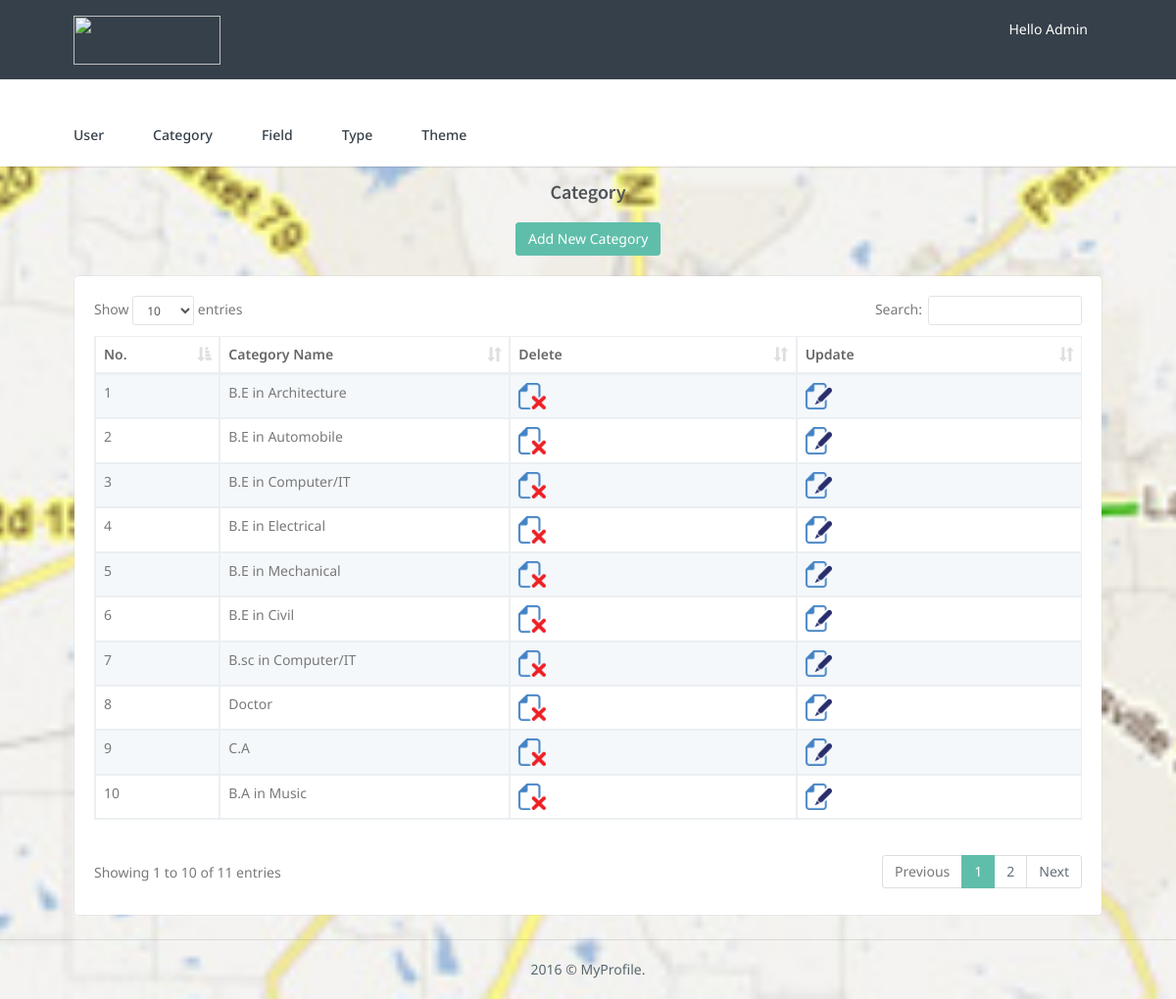
The page /mp_superadmin/mp_category/mp_category_display.php on the database its author committed.
### tables this page shows
CREATE TABLE IF NOT EXISTS `mp_category` (
  `category_id` int(100) NOT NULL AUTO_INCREMENT,
  `category_name` varchar(50) NOT NULL,
  PRIMARY KEY (`category_id`)
);

### mp_superadmin/mp_category/mp_category_display.php (the view)
<?php
include ("../include/header.php");
include ("../include/menu.php");
include ("../mp_connect.php");
$query="select * from mp_category";
$data=mysqli_query($con,$query);
?>
        <div class="wrapper">
            <div class="container">
                <div class="row" style="margin-bottom:20px; margin-top:30px;">
                    <div class="col-sm-12">
                        <h4 class="page-title" style="text-align:center;">Category</h4>
					</div>
				</div>
				<div class="row" style="margin-bottom:20px;">
					<div class="col-sm-12">
							<center><a href="index.php">
                            <button type="button" class="btn btn-default dropdown-toggle waves-effect waves-light">Add New Category</button>
							</a></center>
					</div>
                </div>
                <div class="row">
                    <div class="col-sm-12">
                        <div class="card-box table-responsive">
                            <table id="datatable-responsive"  class="table table-striped table-bordered dt-responsive nowrap" cellspacing="0" width="100%">
                                <thead>
                                    <tr>
                                        <th>No.</th>
                                        <th>Category Name</th>
										<th>Delete</th>
										<th>Update</th>
                                    </tr>
                                </thead>
                                <tbody>
								<?php $count=1; while($rec = mysqli_fetch_array($data)) { ?>
                                    <tr>
                                        <td><?php echo $count; $count++; ?></td>
                                        <td><?php echo $rec['category_name']; ?></td>
										<td><a href="mp_category_delete.php?id=<?php echo $rec['category_id']; ?>"><img src="../img/delete.png" alt="Delete" style="width:10%;height:10%;"></a></td>
										<td><a href="mp_category_update.php?id=<?php echo $rec['category_id']; ?>"><img src="../img/update.png" alt="Update" style="width:10%;height:10%;"></a></td>
                                    </tr>
                                <?php } ?>
                                </tbody>
                            </table>
                        </div>
                    </div>
                </div>
<?php include ("../include/footer.php");?>

### mp_superadmin/assets/css/core.css (style rules this page uses)
body { background:url("./image/map.jpg") no-repeat center top; background-size: cover; min-height: 550px; font-family: 'Noto Sans', 'Helvetica Neue', Helvetica, Arial, sans-serif; margin: 0; padding-bottom: 65px; overflow-x: hidden; color: #797979; }
html { position: relative; min-height: 100%; background: #ebeff2; margin-top: -22px; }
h1, h2, h3, h4, h5, h6 { color: #505458; font-family: "Source Sans Pro", "Helvetica Neue", Helvetica, Arial, sans-serif; margin: 10px 0; }
h4 { line-height: 22px; }
* { outline: none !important; }
.container { width: 90%; }
.wrapper { margin-top: 170px; }
.page-title { font-size: 20px; font-weight: 600; margin-bottom: 0px; margin-top: 7px; }
.card-box { padding: 20px; border: 1px solid rgba(54, 64, 74, 0.05); -webkit-border-radius: 5px; border-radius: 5px; -moz-border-radius: 5px; background-clip: padding-box; margin-bottom: 20px; background-color: #ffffff; }
.row { margin-right: -10px; margin-left: -10px; }
.col-lg-1, .col-lg-10, .col-lg-11, .col-lg-12, .col-lg-2, .col-lg-3, .col-lg-4, .col-lg-5, .col-lg-6, .col-lg-7, .col-lg-8, .col-lg-9, .col-md-1, .col-md-10, .col-md-11, .col-md-12, .col-md-2, .col-md-3, .col-md-4, .col-md-5, .col-md-6, .col-md-7, .col-md-8, .col-md-9, .col-sm-1, .col-sm-10, .col-sm-11, .col-sm-12, .col-sm-2, .col-sm-3, .col-sm-4, .col-sm-5, .col-sm-6, .col-sm-7, .col-sm-8, .col-sm-9, .col-xs-1, .col-xs-10, .col-xs-11, .col-xs-12, .col-xs-2, .col-xs-3, .col-xs-4, .col-xs-5, .col-xs-6, .col-xs-7, .col-xs-8, .col-xs-9 { padding-left: 10px; padding-right: 10px; }
.waves-effect { position: relative; cursor: pointer; display: inline-block; overflow: hidden; -webkit-user-select: none; -moz-user-select: none; -ms-user-select: none; user-select: none; -webkit-tap-highlight-color: transparent; vertical-align: middle; z-index: 1; will-change: opacity, transform; -webkit-transition: all 0.3s ease-out; -moz-transition: all 0.3s ease-out; -o-transition: all 0.3s ease-out; -ms-transition: all 0.3s ease-out; transition: all 0.3s ease-out; }

### mp_superadmin/assets/css/components.css (style rules this page uses)
.btn { border-radius: 3px; outline: none !important; }
.btn-primary, .btn-success, .btn-default, .btn-info, .btn-warning, .btn-danger, .btn-inverse, .btn-purple, .btn-pink { color: #ffffff !important; }
.btn-default, .btn-default:hover, .btn-default:focus, .btn-default:active, .btn-default.active, .btn-default.focus, .btn-default:active, .btn-default:focus, .btn-default:hover, .open > .dropdown-toggle.btn-default { background-color: #5fbeaa !important; border: 1px solid #5fbeaa !important; }
.table { margin-bottom: 10px; }
.table-striped > tbody > tr:nth-of-type(odd), .table-hover > tbody > tr:hover, .table > thead > tr > td.active, .table > tbody > tr > td.active, .table > tfoot > tr > td.active, .table > thead > tr > th.active, .table > tbody > tr > th.active, .table > tfoot > tr > th.active, .table > thead > tr.active > td, .table > tbody > tr.active > td, .table > tfoot > tr.active > td, .table > thead > tr.active > th, .table > tbody > tr.active > th, .table > tfoot > tr.active > th { background-color: #f4f8fb !important; }
.table > thead > tr > th, .table > tbody > tr > th, .table > tfoot > tr > th, .table > thead > tr > td, .table > tbody > tr > td, .table > tfoot > tr > td, .table > thead > tr > th, .table-bordered { border-top: 1px solid #ebeff2; }
.table-bordered > thead > tr > th, .table-bordered > tbody > tr > th, .table-bordered > tfoot > tr > th, .table-bordered > thead > tr > td, .table-bordered > tbody > tr > td, .table-bordered > tfoot > tr > td { border: 1px solid #ebeff2; }
.table > thead > tr > th { vertical-align: bottom; border-bottom: 2px solid #ebeff2; }
tbody { color: #797979; }
th { color: #666666; font-weight: 600; }
.table-bordered { border: 1px solid #ebeff2; }

### rows shown on the page
mp_category: category_name "B.E in Architecture"
mp_category: category_name "B.E in Automobile"
mp_category: category_name "B.E in Computer/IT"
mp_category: category_name "B.E in Electrical"
mp_category: category_name "B.E in Mechanical"
mp_category: category_name "B.E in Civil"
mp_category: category_name "B.sc in Computer/IT"
mp_category: category_name "Doctor"
mp_category: category_name "C.A"
mp_category: category_name "B.A in Music"
